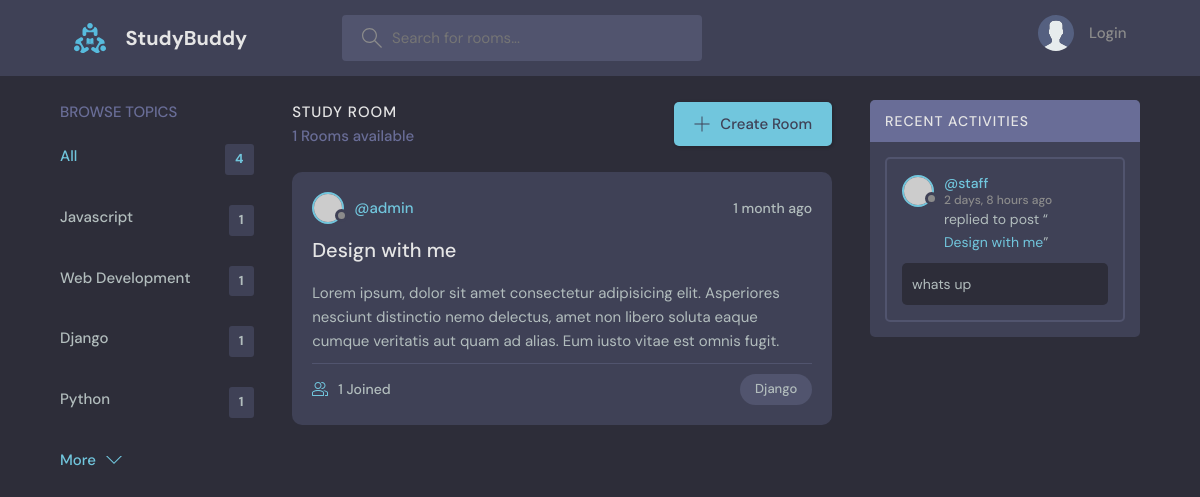
The page /?q=Django on the database as committed earlier.
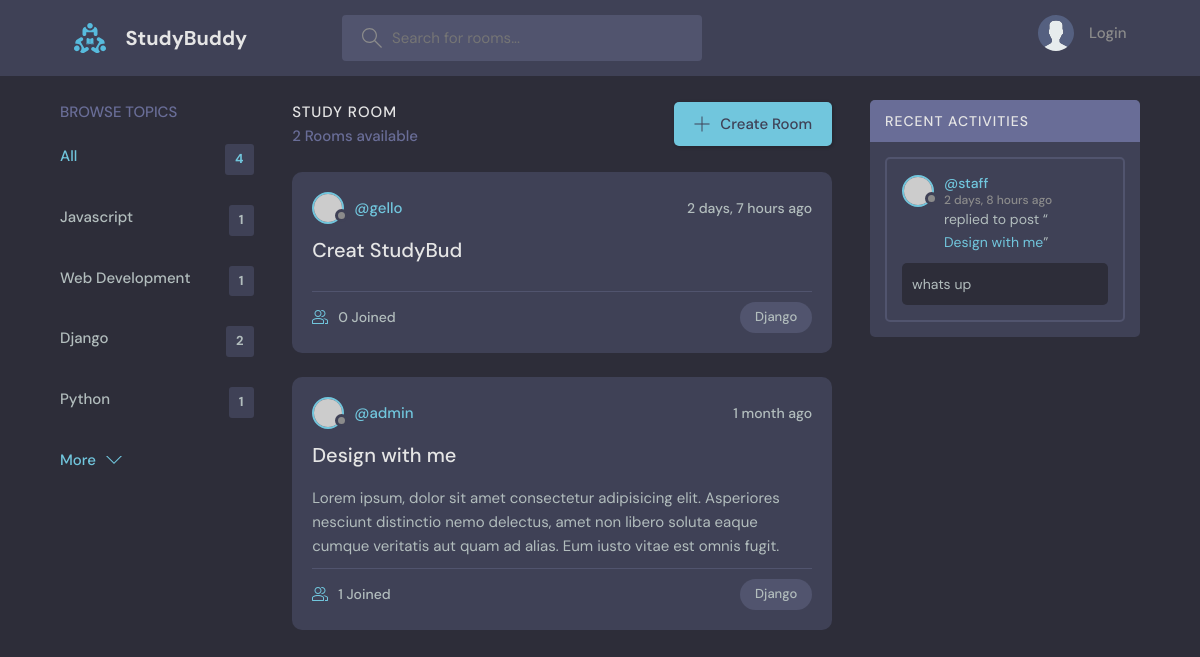
The same page on the database as committed later.
### base/models.py (models this page shows, shortened)
class Topic(models.Model):
    name = models.CharField(max_length=200)

class Room(models.Model):
    host = models.ForeignKey(User, on_delete=models.SET_NULL, null=True)
    topic = models.ForeignKey(Topic, on_delete = models.SET_NULL, null=True)
    name = models.CharField(max_length=200)
    description = models.TextField(blank=True, null=True)
    participants = models.ManyToManyField(User, related_name='participants', blank=True)
    updated = models.DateTimeField(auto_now=True)
    created = models.DateTimeField(auto_now_add=True)
    class Meta:
        ordering = ['-updated', '-created']
    def __str__(self):
        return self.name

class Message(models.Model):
    user = models.ForeignKey(User, on_delete=models.CASCADE)
    room = models.ForeignKey(Room, on_delete=models.CASCADE)
    body = models.TextField()
    updated = models.DateTimeField(auto_now=True)
    created = models.DateTimeField(auto_now_add=True)
    class Meta:
        ordering = ['-updated', '-created']
    def __str__(self):
        return self.body[0:50]

### base/views.py (the view)
# urls.py: path('',views.home, name="home"),
def home(request):
    q = request.GET.get('q') if request.GET.get('q') != None else ''
    rooms = Room.objects.filter(
        Q(topic__name__icontains=q) |
        Q(name__icontains = q) |
        Q(description__icontains = q)) #icontains is finding similar topic name
    topic = Topic.objects.all()
    room_count = rooms.count() #same execution with len function
    room_messages = Message.objects.filter(Q(room__topic__name__icontains=q))
    context = {'rooms': rooms, 'topics': topic, 'room_count': room_count, 'room_messages': room_messages}
    return render(request, 'base/home.html', context)

### base/templates/base/home.html (shortened to what this page needs)
{% extends 'main.html' %}
{% block content %}
  <main class="layout layout--3">
    <div class="container">
      {% include 'base/topic_component.html' %}
      <div class="roomList">
        <div class="roomList__header">
          <div>
            <h2>Study Room</h2>
            <p>{{room_count}} Rooms available</p>
          </div>
          <a class="btn btn--main" href="{% url 'create-room' %}">
            <svg version="1.1" xmlns="http://www.w3.org/2000/svg" width="32" height="32" viewBox="0 0 32 32">
              <title>add</title>
              <path
                d="M16.943 0.943h-1.885v14.115h-14.115v1.885h14.115v14.115h1.885v-14.115h14.115v-1.885h-14.115v-14.115z"
              ></path>
            </svg>
            Create Room
          </a>
        </div>
        {% include 'base/feed_component.html' %}
      </div>
      {% include 'base/activity_component.html' %}
    </div>
  </main>
{% endblock %}

### base/templates/base/topic_component.html
<div class="topics">
    <div class="topics__header">
      <h2>Browse Topics</h2>
    </div>
    <ul class="topics__list">
      <li>
        <a href="{% url 'home' %}" class="active">All <span>{{topics.count}}</span></a>
      </li>
      {% for topic in topics %}
        <li>
            <a href="{% url 'home' %}?q={{topic.name}}">{{topic.name}}<span>{{topic.room_set.all.count}}</span></a>
        </li>
      {% endfor %}
    </ul>
    <a class="btn btn--link" href="topics.html">
      More
      <svg version="1.1" xmlns="http://www.w3.org/2000/svg" width="32" height="32" viewBox="0 0 32 32">
        <title>chevron-down</title>
        <path d="M16 21l-13-13h-3l16 16 16-16h-3l-13 13z"></path>
      </svg>
    </a>
  </div>

### base/templates/base/feed_component.html (shortened to what this page needs)
{% for room in rooms %}
<div class="roomListRoom">
    <div class="roomListRoom__header">
        <a href="{% url 'user-profile' room.host.id%}" class="roomListRoom__author">
        <div class="avatar avatar--small">
            <img src="https://randomuser.me/api/portraits/women/11.jpg" />
        </div>
        <span>@{{room.host.username}}</span>
        </a>
        <div class="roomListRoom__actions">
        <span>{{room.created|timesince}}  ago</span>
        </div>
    </div>
    <div class="roomListRoom__content">
        <a href="{% url 'room' room.id %}">{{room.name}}</a>
        <p>
        {{room.description}}
        </p>
    </div>
    <div class="roomListRoom__meta">
        <a href="{% url 'room' room.id %}" class="roomListRoom__joined">
        {{room.participants.all.count}} Joined
        </a>
        <p class="roomListRoom__topic">{{room.topic.name}}</p>
    </div>
</div>
{% endfor %}

### base/templates/base/activity_component.html (shortened to what this page needs)
<div class="activities">
    <div class="activities__header">
      <h2>Recent Activities</h2>
    </div>
    {% for message in room_messages %}
    <div class="activities__box">
      <div class="activities__boxHeader roomListRoom__header">
        <a href="{% url 'user-profile' message.user.id %}" class="roomListRoom__author">
          <div class="avatar avatar--small">
            <img src="https://randomuser.me/api/portraits/women/11.jpg" />
          </div>
          <p>
            @{{message.user}}
            <span>{{message.created|timesince}} ago</span>
          </p>
        </a>
      </div>
      <div class="activities__boxContent">
        <p>replied to post “<a href="{% url 'room' message.room.id %}">{{message.room}}</a>”</p>
        <div class="activities__boxRoomContent">
          {{message}}
        </div>
      </div>
    </div>
    {% endfor %}
</div>

Rows that differ between the two databases and show on the page:
computed for Topic "Django": room_set.all.count "1" → "2"
added Room: host.username "gello", created "2 days, 7 hours", name "Creat StudyBud", participants.all.count "0", topic.name "Django"
Other text that changed with them:
{{ room_count }}: "1" → "2"
